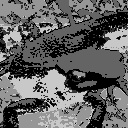

Write Python code to recreate this figure.
import cv2
import numpy as np
import matplotlib.pyplot as plt
from glob import glob

img = cv2.imread("imori.jpg").astype(np.float32)
H, W, C = img.shape

# k-Means
Class = 5

np.random.seed(0)

img = np.reshape(img, (H*W, -1))

i = np.random.choice(np.arange(H*W), Class, replace=False)
Cs = img[i].copy()

print(Cs)

clss = np.zeros((H*W), dtype=int)

for i in range(H*W):
    dis = np.sqrt(np.sum((Cs - img[i])**2, axis=1))
    clss[i] = np.argmin(dis)


out = np.reshape(clss, (H, W)) * 50
out = out.astype(np.uint8)

cv2.imwrite("out.jpg", out)
cv2.imshow("result", out)
cv2.waitKey(0)
